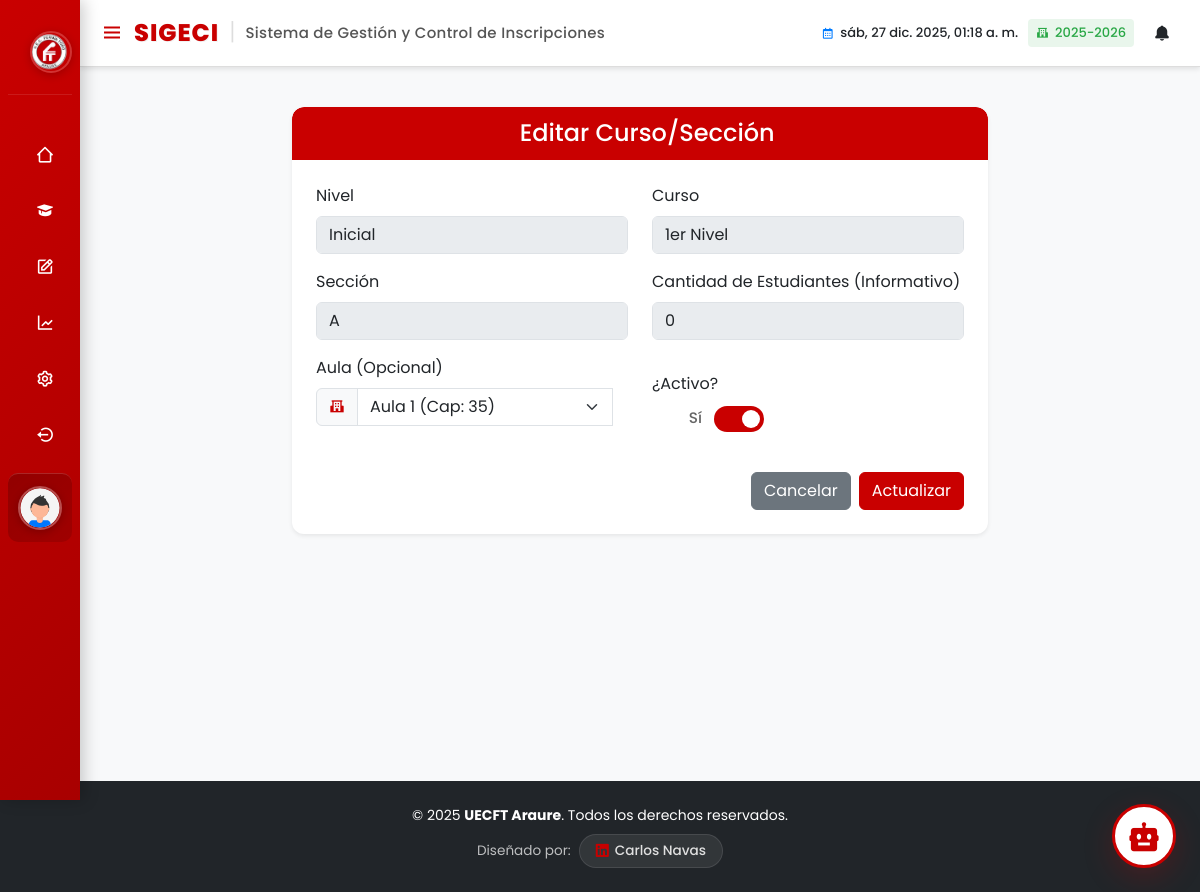
Page /vistas/registros/curso_seccion/editar_curso_seccion.php?id=15 (signed in) on the committed database.
### tables this page shows
CREATE TABLE fecha_escolar (
    IdFecha_Escolar int NOT NULL AUTO_INCREMENT PRIMARY KEY,
    fecha_escolar varchar(50) NOT NULL,
    fecha_activa BOOLEAN NOT NULL DEFAULT FALSE,
    inscripcion_activa BOOLEAN NOT NULL DEFAULT FALSE,
    renovacion_activa BOOLEAN NOT NULL DEFAULT FALSE
);

CREATE TABLE nivel (
    IdNivel int NOT NULL AUTO_INCREMENT PRIMARY KEY,
    nivel varchar(50) NOT NULL
);

CREATE TABLE curso (
    IdCurso int NOT NULL AUTO_INCREMENT PRIMARY KEY,
    curso varchar(50) NOT NULL,
    cantidad_secciones INT NOT NULL,
    IdNivel int NOT NULL,
    FOREIGN KEY (IdNivel) REFERENCES nivel(IdNivel)
);

CREATE TABLE curso_seccion (
    IdCurso_Seccion int NOT NULL AUTO_INCREMENT PRIMARY KEY,
    IdCurso int NOT NULL,
    IdSeccion int NOT NULL,
    IdAula int NULL,
    activo BOOLEAN NOT NULL DEFAULT FALSE,
    FOREIGN KEY (IdAula) REFERENCES aula(IdAula),
    FOREIGN KEY (IdCurso) REFERENCES curso(IdCurso),
    FOREIGN KEY (IdSeccion) REFERENCES seccion(IdSeccion)
);

CREATE TABLE seccion (
    IdSeccion int NOT NULL AUTO_INCREMENT PRIMARY KEY,
    seccion varchar(50) NOT NULL
);

CREATE TABLE aula (
    IdAula int NOT NULL AUTO_INCREMENT PRIMARY KEY,
    IdNivel int NOT NULL,
    aula varchar(50) NOT NULL,
    capacidad int NOT NULL,
    FOREIGN KEY (IdNivel) REFERENCES nivel(IdNivel)
);

### vistas/registros/curso_seccion/editar_curso_seccion.php (the view, shortened to what the rows shown need)
<?php
$idCursoSeccion = isset($_GET['id']) ? (int)$_GET['id'] : 0;
require_once __DIR__ . '/../../../modelos/CursoSeccion.php';
require_once __DIR__ . '/../../../modelos/Nivel.php';
require_once __DIR__ . '/../../../modelos/Curso.php';
require_once __DIR__ . '/../../../modelos/Seccion.php';
require_once __DIR__ . '/../../../modelos/Aula.php';
$database = new Database();
$conexion = $database->getConnection();
$curso_seccionModel = new CursoSeccion($conexion);
$curso_seccion = $curso_seccionModel->obtenerPorId($idCursoSeccion);
$cursoModel = new Curso($conexion);
$curso = $cursoModel->obtenerPorId($curso_seccion['IdCurso']);
$curso_seccion['IdNivel'] = $curso['IdNivel'] ?? null;
?>
<head>
</head>
<?php include '../../layouts/header.php'; ?>
<?php include '../../layouts/menu.php'; ?>
<?php
$nivelModel = new Nivel($conexion);
$niveles = $nivelModel->obtenerNiveles($idPersona);
$aulaModel = new Aula($conexion);
$aulas = $aulaModel->obtenerAulas($idPersona);
?>
<section class="home-section">
    <div class="main-content">
        <div class="container">
            <div class="row justify-content-center">
                <div class="col-12 col-md-10 col-lg-8">
                    <div class="card shadow-sm border-0">
                        <div class="card-body p-4">
                            <form action="../../../controladores/CursoSeccionController.php" method="POST" id="form-curso-seccion">
                                <div class="row">
                                    <div class="col-md-6 mb-3">
                                        <label class="form-label">Nivel</label>
                                        <input type="text" class="form-control" value="<?= htmlspecialchars($niveles[array_search($curso_seccion['IdNivel'], array_column($niveles, 'IdNivel'))]['nivel'] ?? 'Desconocido') ?>" disabled>
                                    </div>
                                    <div class="col-md-6 mb-3">
                                        <label class="form-label">Curso</label>
                                        <input type="text" class="form-control" value="<?= htmlspecialchars($curso['curso']) ?>" disabled>
                                    </div>
                                    <div class="col-md-6 mb-3">
                                        <label class="form-label">Sección</label>
                                        <input type="text" class="form-control" id="input-nombre-seccion" value="<?= htmlspecialchars($curso_seccion['seccion'] ?? '') ?>" disabled>
                                    </div>
                                    <div class="col-md-6 mb-3">
                                        <div class="añadir__grupo" id="grupo__aula">
                                                <div class="input-group">
                                                <span class="input-group-text"><i class='bx bxs-school'></i></span>
                                                <select class="form-select añadir__input" name="aula" id="aula">
                                                    <?php foreach ($aulas as $aula): ?>
                                                        <option value="<?= $aula['IdAula'] ?>" <?= $aula['IdAula'] == $curso_seccion['IdAula'] ? 'selected' : '' ?>>
                                                            <?= htmlspecialchars($aula['aula']) ?> (Cap: <?= $aula['capacidad'] ?>)
                                                        </option>
                                                    <?php endforeach; ?>
                                                </select>
                                            </div>
                                        </div>
                                    </div>
                                </div>
                            </form>
                        </div>
                    </div>
                </div>
            </div>
        </div>
    </div>
</section>
<?php include '../../layouts/footer.php'; ?>
</body>
</html>

### vistas/layouts/menu.php (shortened to what the rows shown need)
<?php
$idPersona = $_SESSION['idPersona'];
global $conexion;
$queryAnoActivo = "SELECT fecha_escolar FROM fecha_escolar WHERE fecha_activa = 1 LIMIT 1";
$stmtAnoActivo = $conexion->prepare($queryAnoActivo);
$stmtAnoActivo->execute();
$anoEscolarActivo = $stmtAnoActivo->fetch(PDO::FETCH_ASSOC);
$nombreAnoEscolar = $anoEscolarActivo ? $anoEscolarActivo['fecha_escolar'] : 'Sin año activo';
?>
<section class="home-section">
    <div class="home-content">
        <div class="right-section">
            <div class="school-year">
                <i class='bx bxs-school'></i>
                <span><?= htmlspecialchars($nombreAnoEscolar) ?></span>
            </div>
        </div>
    </div>
</section>
<?php
include __DIR__ . '/chat_widget.php';
?>

### rows in the picture
fecha_escolar: fecha_escolar "2025-2026"
nivel: nivel "Inicial"
curso: curso "1er Nivel"
curso_seccion: IdSeccion.seccion "A", aula "Aula 1 (Cap: 35)"
